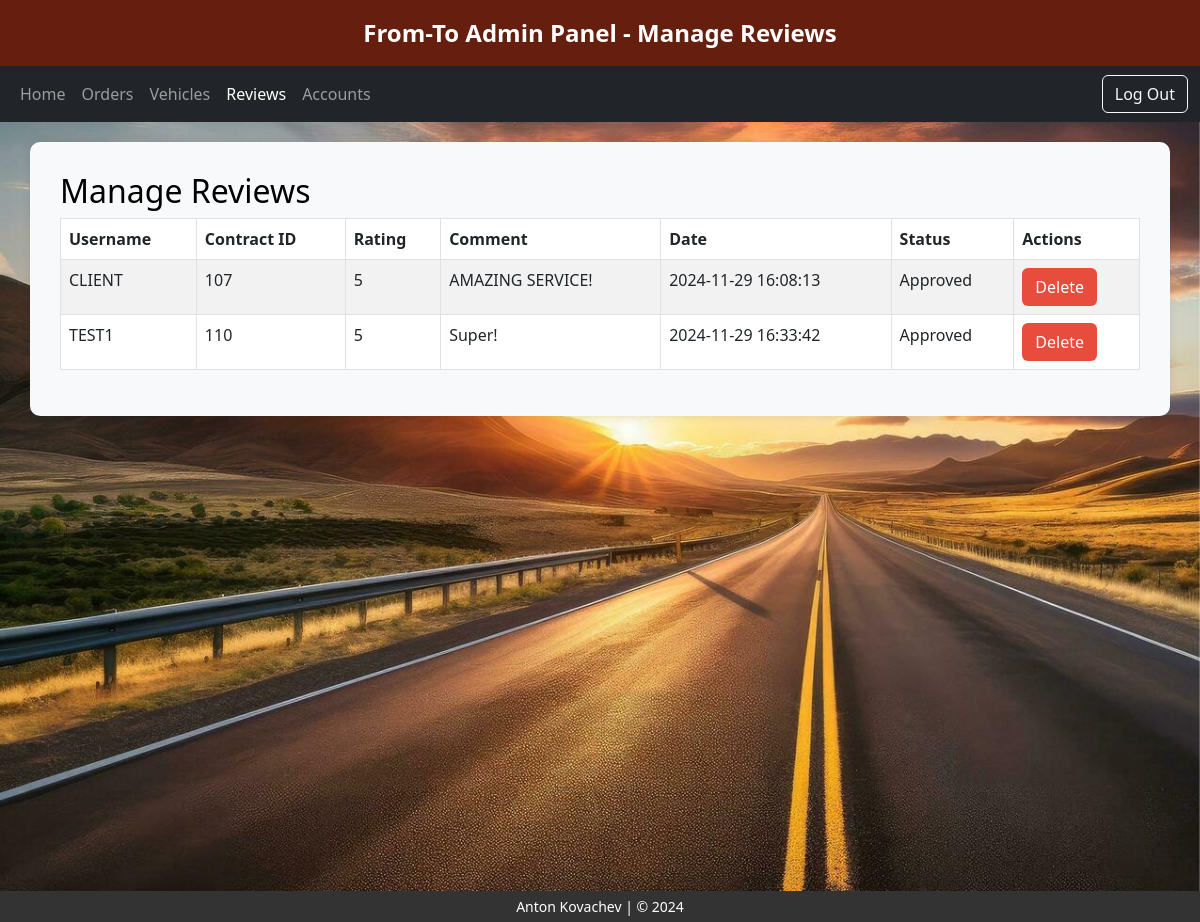
/Admin_Reviews.php (signed in), run on the app's committed database.
### tables this page shows
CREATE TABLE `review` (
  `Review_ID` int(11) NOT NULL,
  `Contract_ID` int(11) DEFAULT NULL,
  `User_ID` int(11) DEFAULT NULL,
  `Review_Rating` int(11) DEFAULT NULL CHECK (`Review_Rating` >= 1 and `Review_Rating` <= 5),
  `Review_Comment` text DEFAULT NULL,
  `Review_Date` datetime DEFAULT current_timestamp(),
  `Review_Approved` enum('Approved','Pending') DEFAULT 'Pending'
);

CREATE TABLE `user` (
  `User_ID` int(11) NOT NULL,
  `User_Username` varchar(255) NOT NULL,
  `User_Password` varchar(255) NOT NULL,
  `User_Phone` varchar(10) NOT NULL,
  `User_Email` varchar(255) NOT NULL,
  `User_Role` enum('Client','Deliverer') NOT NULL,
  `User_Approved` enum('Approved','Not Approved') NOT NULL DEFAULT 'Approved',
  `Review_IDs` text DEFAULT NULL
);

CREATE TABLE `contract` (
  `Contract_ID` int(11) NOT NULL,
  `Order_ID` int(11) NOT NULL,
  `Deliverer_ID` int(11) NOT NULL,
  `Proposed_Cost` decimal(10,2) NOT NULL DEFAULT 0.00,
  `Contract_Status` enum('Deliverer Confirmed','Both Confirmed','Rejected','Client Confirmed','Non Confirmed','Completed') DEFAULT 'Non Confirmed',
  `Contract_Approval` enum('Not Approved','Approved') DEFAULT 'Not Approved',
  `Created_Date` datetime DEFAULT current_timestamp(),
  `Updated_Date` datetime DEFAULT current_timestamp() ON UPDATE current_timestamp(),
  `Vehicle_IDs` text DEFAULT NULL
);

### Admin_Reviews.php (the view, shortened to what this page needs)
<?php
    $dbHost = "localhost";
    $dbName = "from_to";
    $dbUser = "root";
    $dbPass = "";
    $conn = new mysqli($dbHost, $dbUser, $dbPass, $dbName);
    $reviewsStmt = $conn->prepare("
        SELECT r.Review_ID, r.Review_Rating, r.Review_Comment, r.Review_Date,
            r.Review_Approved, c.Contract_ID, u.User_Username
        FROM Review r
        JOIN Contract c ON r.Contract_ID = c.Contract_ID
        JOIN User u ON r.User_ID = u.User_ID
    ");
    $reviewsStmt->execute();
    $reviewsResult = $reviewsStmt->get_result();
?>
<!DOCTYPE html>
<html lang="en">
<head>
    <link href="https://cdn.jsdelivr.net/npm/bootstrap@5.3.0-alpha1/dist/css/bootstrap.min.css" rel="stylesheet">
</head>
<body>
    <div class="banner">
        From-To Admin Panel - Manage Reviews
    </div>
    <nav class="navbar navbar-expand-lg navbar-dark bg-dark">
        <div class="container-fluid">
            <div class="collapse navbar-collapse">
                <ul class="navbar-nav me-auto mb-2 mb-lg-0">
                    <li class="nav-item"><a class="nav-link" href="LoggedIn_Admin.php">Home</a></li>
                    <li class="nav-item"><a class="nav-link" href="Admin_Orders.php">Orders</a></li>
                    <li class="nav-item"><a class="nav-link" href="Admin_Vehicles.php">Vehicles</a></li>
                    <li class="nav-item"><a class="nav-link active" href="Admin_Reviews.php">Reviews</a></li>
                    <li class="nav-item"><a class="nav-link" href="Admin_Accounts.php">Accounts</a></li>
                </ul>
                <a class="btn btn-outline-light" href="LogOut.php">Log Out</a>
            </div>
        </div>
    </nav>
    <div class="background-wrapper">
        <div class="container table-container">
            <h2>Manage Reviews</h2>
            <table class="table table-bordered table-striped">
                <thead>
                    <tr>
                        <th>Username</th>
                        <th>Contract ID</th>
                        <th>Rating</th>
                        <th>Comment</th>
                        <th>Date</th>
                        <th>Status</th>
                        <th>Actions</th>
                    </tr>
                </thead>
                <tbody>
                    <?php while ($review = $reviewsResult->fetch_assoc()): ?>
                        <tr>
                            <td><?= htmlspecialchars($review['User_Username']) ?></td>
                            <td><?= htmlspecialchars($review['Contract_ID']) ?></td>
                            <td><?= htmlspecialchars($review['Review_Rating']) ?></td>
                            <td><?= htmlspecialchars($review['Review_Comment']) ?></td>
                            <td><?= htmlspecialchars($review['Review_Date']) ?></td>
                            <td><?= $review['Review_Approved'] == "Pending" ? "Pending" : "Approved" ?></td>
                            <td>
                                <form method="POST" style="display:inline;">
                                    <button type="submit" name="deleteReview" class="btn delete-btn">Delete</button>
                                </form>
                            </td>
                        </tr>
                    <?php endwhile; ?>
                </tbody>
            </table>
        </div>
    </div>
    <div class="footer">
        <p style="font-size: 14px; margin-bottom: 0;">Anton Kovachev | © 2024</p>
    </div>
</body>
</html>

### Admin_Reviews.php (style rules this page uses)
.banner { background-color: #661e0f; color: white; padding: 15px; font-size: 24px; font-weight: bold; text-align: center; }
.footer { background-color: #333; color: white; padding: 5px 0; text-align: center; position: fixed; bottom: 0; width: 100%; }
.table-container { background-color: #f8f9fa; padding: 30px; border-radius: 10px; box-shadow: 0 0 10px rgba(0, 0, 0, 0.1); }
.delete-btn { background-color: #e74c3c; color: white; }
.background-wrapper { background-image: url('uploads/bg1.jpg'); background-size: cover; background-repeat: no-repeat; background-attachment: fixed; min-height: 100vh; padding: 20px; color: black; overflow: hidden; }

### data on the page
review: User_ID.User_Username "CLIENT", Contract_ID.Contract_ID "107", Review_Rating "5", Review_Comment "AMAZING SERVICE!", Review_Date "2024-11-29 16:08:13", Review_Approved "Approved"
review: User_ID.User_Username "TEST1", Contract_ID.Contract_ID "110", Review_Rating "5", Review_Comment "Super!", Review_Date "2024-11-29 16:33:42", Review_Approved "Approved"
